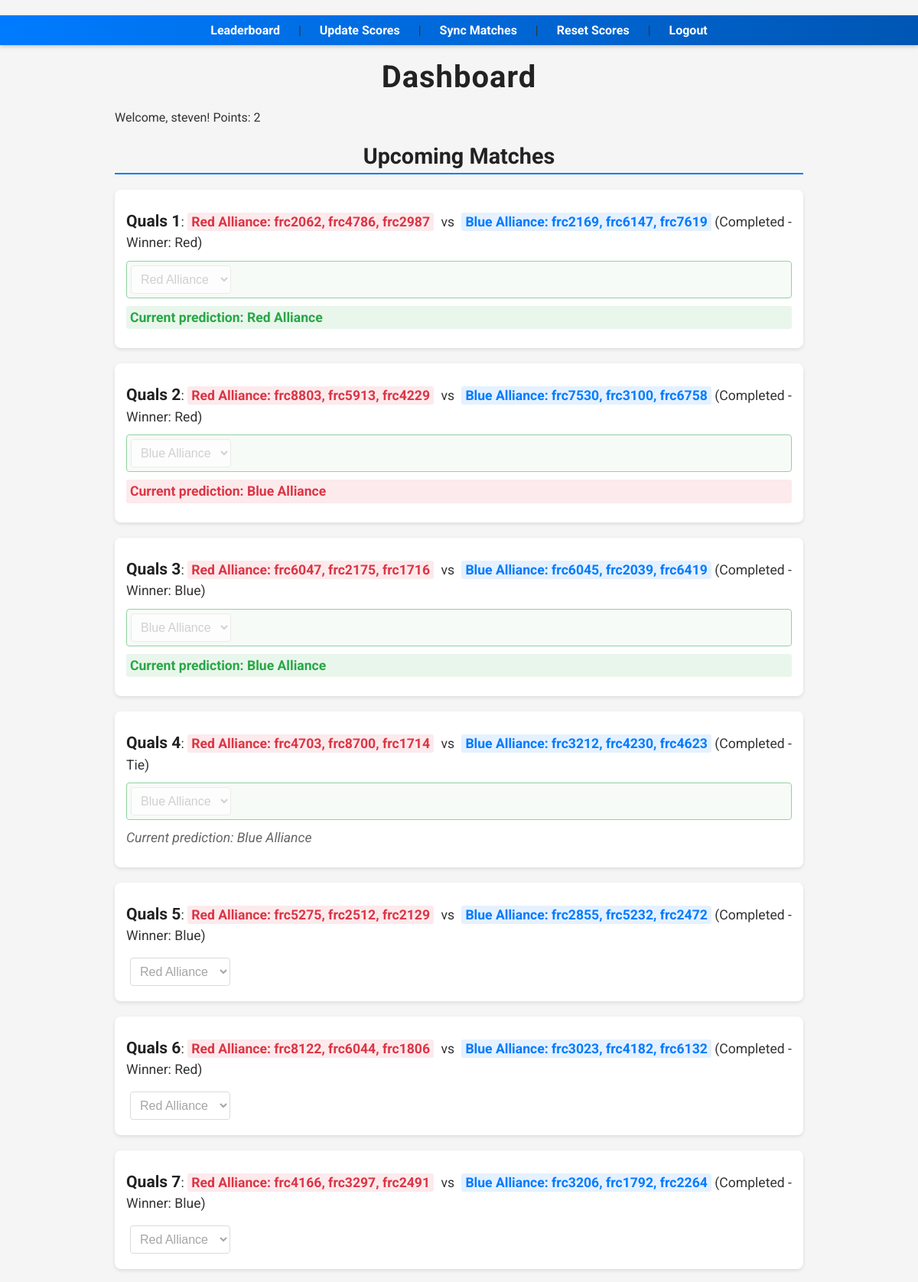
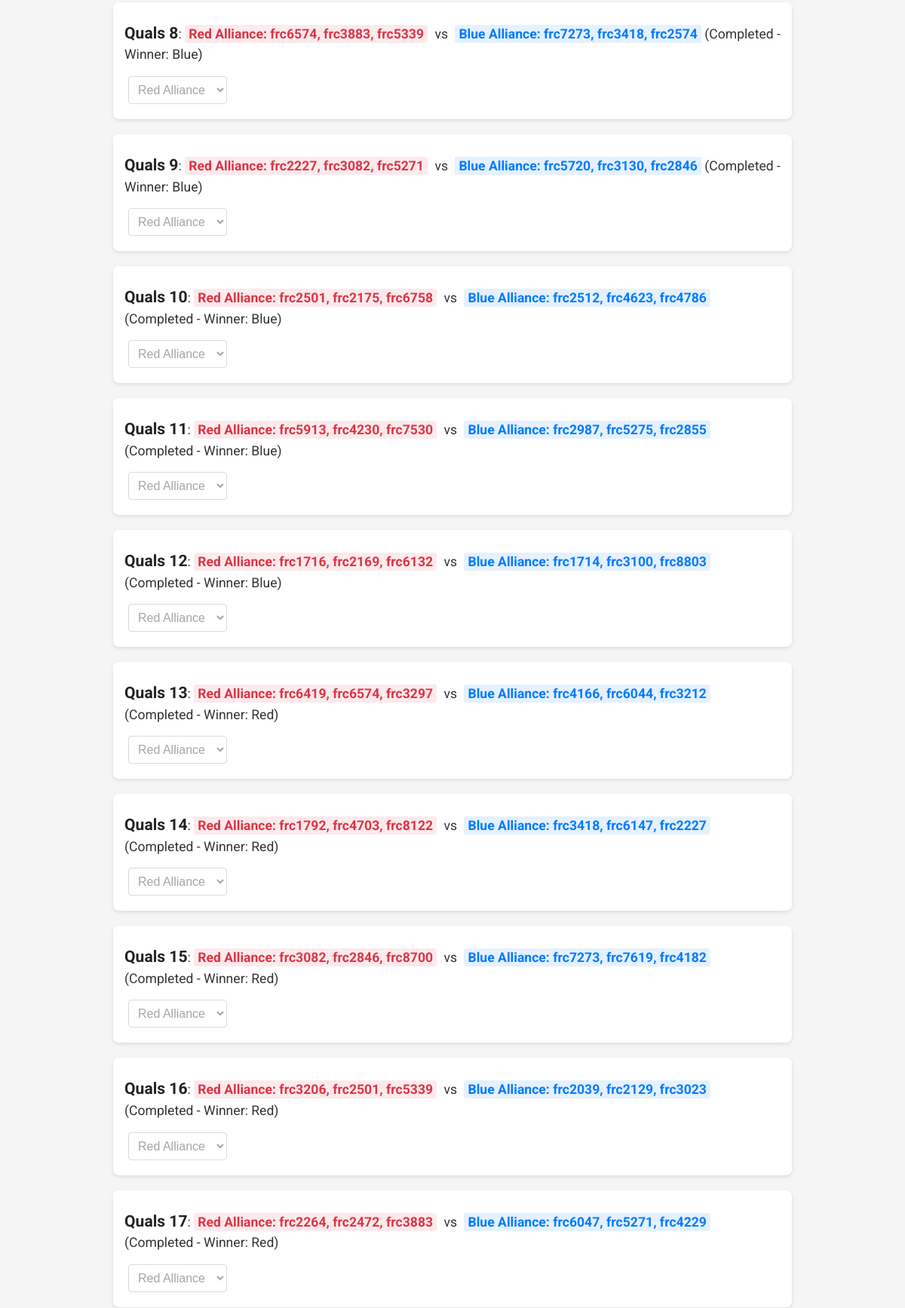
The page /dashboard (signed in, upper part) on the database its author committed (2 pictures, top to bottom).
### models.py (models this page shows)
class User(UserMixin, db.Model):
    id = db.Column(db.Integer, primary_key=True)
    username = db.Column(db.String(80), unique=True, nullable=False)
    password = db.Column(db.String(120), nullable=False)
    points = db.Column(db.Integer, default=0)

class Match(db.Model):
    id = db.Column(db.Integer, primary_key=True)
    red_team1 = db.Column(db.String(50), nullable=False)
    red_team2 = db.Column(db.String(50), nullable=False)
    red_team3 = db.Column(db.String(50), nullable=False)
    blue_team1 = db.Column(db.String(50), nullable=False)
    blue_team2 = db.Column(db.String(50), nullable=False)
    blue_team3 = db.Column(db.String(50), nullable=False)
    winner = db.Column(db.String(50))  # "Red" or "Blue" (or None if not yet decided)
    scored = db.Column(db.Boolean, default=False)
    match_number = db.Column(db.Integer)  # New: Qualification match number
    scheduled_time = db.Column(db.Integer)  # New: UNIX timestamp for scheduled start

class Prediction(db.Model):
    id = db.Column(db.Integer, primary_key=True)
    user_id = db.Column(db.Integer, db.ForeignKey('user.id'))
    match_id = db.Column(db.Integer, db.ForeignKey('match.id'))
    predicted_winner = db.Column(db.String(50))

### routes.py (the view)
@routes_bp.route('/dashboard')
@login_required
def dashboard():
    matches = Match.query.order_by(Match.match_number.asc()).all()
    predictions = Prediction.query.filter_by(user_id=current_user.id).all()
    return render_template('dashboard.html', matches=matches, predictions=predictions)

### app.py (called while the page is built)
@login_manager.user_loader
def load_user(user_id):
    from models import User
    return User.query.get(int(user_id))

### templates/dashboard.html (shortened to what this page needs)
<!DOCTYPE html>
<html>
<head>
    <link rel="stylesheet" href="{{ url_for('static', filename='css/base.css') }}">
    <link rel="stylesheet" href="{{ url_for('static', filename='css/navigation.css') }}">
    <link rel="stylesheet" href="{{ url_for('static', filename='css/matches.css') }}">
    <link rel="stylesheet" href="{{ url_for('static', filename='css/forms.css') }}">
    <link rel="stylesheet" href="{{ url_for('static', filename='css/flash.css') }}">
</head>
<body>
    <nav class="top-nav">
        <a href="{{ url_for('routes.leaderboard') }}">Leaderboard</a> |
        <a href="{{ url_for('routes.update_scores') }}">Update Scores</a> |
        <a href="{{ url_for('routes.sync_matches') }}">Sync Matches</a> |
        <a href="{{ url_for('routes.reset_scores') }}">Reset Scores</a> |
        <a href="{{ url_for('routes.logout') }}">Logout</a>
    </nav>
    <h1>Dashboard</h1>
    <p>Welcome, {{ current_user.username }}! Points: {{ current_user.points }}</p>
    <h2>Upcoming Matches</h2>
    {% for match in matches %}
        <div class="match" id="match-{{ match.id }}">
            <p>
                <strong>Quals {{ match.match_number }}</strong>:
                <span class="red-alliance">Red Alliance: {{ match.red_team1 }}, {{ match.red_team2 }}, {{ match.red_team3 }}</span>
                vs
                <span class="blue-alliance">Blue Alliance: {{ match.blue_team1 }}, {{ match.blue_team2 }}, {{ match.blue_team3 }}</span>
                {% if match.scored %}
                    {% if match.winner == "Tie" %}
                        (Completed - Tie)
                    {% else %}
                        (Completed - Winner: {{ match.winner }})
                    {% endif %}
                {% else %}
                    (Scheduled: {{ match.scheduled_time | datetimeformat }})
                {% endif %}
            </p>
            {% set prediction = predictions | selectattr('match_id', 'equalto', match.id) | first %}
            <form method="POST" action="{{ url_for('routes.predict') }}" {% if prediction %}class="has-prediction{% if match.scored %} disabled-form{% endif %}"{% endif %}>
                <select name="predicted_winner" {% if match.scored %}disabled{% endif %}>
                    <option value="Red" {% if prediction and prediction.predicted_winner == "Red" %}selected{% endif %}>Red Alliance</option>
                    <option value="Blue" {% if prediction and prediction.predicted_winner == "Blue" %}selected{% endif %}>Blue Alliance</option>
                </select>
            </form>
            {% if prediction %}
                <p class="prediction-text {% if match.scored %}{% if match.winner == 'Tie' %}tie{% elif prediction.predicted_winner == match.winner %}correct{% else %}incorrect{% endif %}{% endif %}">
                    Current prediction: {{ prediction.predicted_winner }} Alliance
                </p>
            {% endif %}
        </div>
    {% endfor %}
</body>
</html>

### static/css/base.css (style rules this page uses)
body { font-family: 'Roboto', Arial, sans-serif; max-width: 900px; margin: 0 auto; padding: 20px; background-color: #f5f5f5; color: #333; }
h1, h2 { color: #222; text-align: center; margin-bottom: 20px; }
h1 { padding-top: 30px; font-size: 2.5em; letter-spacing: 1px; text-align: center; }
h2 { font-size: 1.8em; border-bottom: 2px solid #007bff; padding-bottom: 5px; }

### static/css/navigation.css (style rules this page uses)
.top-nav { background: linear-gradient(to right, #007bff, #0056b3); position: fixed; top: 0; left: 0; width: 100%; background-color: #007bff; padding: 10px 0; text-align: center; z-index: 1000; box-shadow: 0 2px 5px rgba(0, 0, 0, 0.2); }
.top-nav a { color: white; text-decoration: none; margin: 0 20px; font-weight: bold; transition: color 0.2s; }
nav { margin-top: 20px; text-align: center; }
nav a { color: #007bff; text-decoration: none; margin: 0 15px; font-weight: bold; transition: color 0.2s; }

### static/css/matches.css (style rules this page uses)
.match { background-color: white; border-radius: 8px; box-shadow: 0 2px 5px rgba(0, 0, 0, 0.1); padding: 15px; margin-bottom: 20px; transition: transform 0.2s; }
.red-alliance { color: #dc3545; font-weight: bold; padding: 2px 5px; background-color: rgba(220, 53, 69, 0.1); border-radius: 3px; margin-right: 5px; }
.blue-alliance { color: #007bff; font-weight: bold; padding: 2px 5px; background-color: rgba(0, 123, 255, 0.1); border-radius: 3px; margin-left: 5px; }
.match p { margin: 10px 0; font-size: 1.1em; line-height: 1.5; }
.match p strong { font-size: 1.2em; color: #222; }

### static/css/forms.css (style rules this page uses)
form { display: flex; align-items: center; gap: 10px; padding: 5px; }
select { padding: 8px; font-size: 1em; border: 1px solid #ccc; border-radius: 4px; background-color: #fff; cursor: pointer; }
.has-prediction { background-color: #f0f9f0; border: 1px solid #28a745; border-radius: 4px; }
.disabled-form { opacity: 0.5; }
.prediction-text { margin-top: 5px; font-size: 0.95em; }
.prediction-text.correct { color: #28a745; font-weight: bold; background-color: rgba(40, 167, 69, 0.1); padding: 2px 5px; border-radius: 3px; }
.prediction-text.incorrect { color: #dc3545; font-weight: bold; background-color: rgba(220, 53, 69, 0.1); padding: 2px 5px; border-radius: 3px; }
.prediction-text.tie { color: #666; font-style: italic; }

### rows shown on the page
User: username "steven", points "2"
Match: match_number "1", red_team1 "frc2062", red_team2 "frc4786", red_team3 "frc2987", blue_team1 "frc2169", blue_team2 "frc6147", blue_team3 "frc7619", winner "Red", predicted_winner "Red Alliance"
Prediction: predicted_winner "Red"
Match: match_number "2", red_team1 "frc8803", red_team2 "frc5913", red_team3 "frc4229", blue_team1 "frc7530", blue_team2 "frc3100", blue_team3 "frc6758", winner "Red", predicted_winner "Blue Alliance"
Prediction: predicted_winner "Blue"
Match: match_number "3", red_team1 "frc6047", red_team2 "frc2175", red_team3 "frc1716", blue_team1 "frc6045", blue_team2 "frc2039", blue_team3 "frc6419", winner "Blue", predicted_winner "Blue Alliance"
Prediction: predicted_winner "Blue"
Match: match_number "4", red_team1 "frc4703", red_team2 "frc8700", red_team3 "frc1714", blue_team1 "frc3212", blue_team2 "frc4230", blue_team3 "frc4623", winner "(Completed - Tie)", predicted_winner "Blue Alliance"
Prediction: predicted_winner "Blue"
Match: match_number "5", red_team1 "frc5275", red_team2 "frc2512", red_team3 "frc2129", blue_team1 "frc2855", blue_team2 "frc5232", blue_team3 "frc2472", winner "Blue", predicted_winner "Red Alliance"
Match: match_number "6", red_team1 "frc8122", red_team2 "frc6044", red_team3 "frc1806", blue_team1 "frc3023", blue_team2 "frc4182", blue_team3 "frc6132", winner "Red", predicted_winner "Red Alliance"
Match: match_number "7", red_team1 "frc4166", red_team2 "frc3297", red_team3 "frc2491", blue_team1 "frc3206", blue_team2 "frc1792", blue_team3 "frc2264", winner "Blue", predicted_winner "Red Alliance"
Match: match_number "8", red_team1 "frc6574", red_team2 "frc3883", red_team3 "frc5339", blue_team1 "frc7273", blue_team2 "frc3418", blue_team3 "frc2574", winner "Blue", predicted_winner "Red Alliance"
Match: match_number "9", red_team1 "frc2227", red_team2 "frc3082", red_team3 "frc5271", blue_team1 "frc5720", blue_team2 "frc3130", blue_team3 "frc2846", winner "Blue", predicted_winner "Red Alliance"
Match: match_number "10", red_team1 "frc2501", red_team2 "frc2175", red_team3 "frc6758", blue_team1 "frc2512", blue_team2 "frc4623", blue_team3 "frc4786", winner "Blue", predicted_winner "Red Alliance"
Match: match_number "11", red_team1 "frc5913", red_team2 "frc4230", red_team3 "frc7530", blue_team1 "frc2987", blue_team2 "frc5275", blue_team3 "frc2855", winner "Blue", predicted_winner "Red Alliance"
Match: match_number "12", red_team1 "frc1716", red_team2 "frc2169", red_team3 "frc6132", blue_team1 "frc1714", blue_team2 "frc3100", blue_team3 "frc8803", winner "Blue", predicted_winner "Red Alliance"
Match: match_number "13", red_team1 "frc6419", red_team2 "frc6574", red_team3 "frc3297", blue_team1 "frc4166", blue_team2 "frc6044", blue_team3 "frc3212", winner "Red", predicted_winner "Red Alliance"
Match: match_number "14", red_team1 "frc1792", red_team2 "frc4703", red_team3 "frc8122", blue_team1 "frc3418", blue_team2 "frc6147", blue_team3 "frc2227", winner "Red", predicted_winner "Red Alliance"
Match: match_number "15", red_team1 "frc3082", red_team2 "frc2846", red_team3 "frc8700", blue_team1 "frc7273", blue_team2 "frc7619", blue_team3 "frc4182", winner "Red", predicted_winner "Red Alliance"
Match: match_number "16", red_team1 "frc3206", red_team2 "frc2501", red_team3 "frc5339", blue_team1 "frc2039", blue_team2 "frc2129", blue_team3 "frc3023", winner "Red", predicted_winner "Red Alliance"
Match: match_number "17", red_team1 "frc2264", red_team2 "frc2472", red_team3 "frc3883", blue_team1 "frc6047", blue_team2 "frc5271", blue_team3 "frc4229", winner "Red", predicted_winner "Red Alliance"
